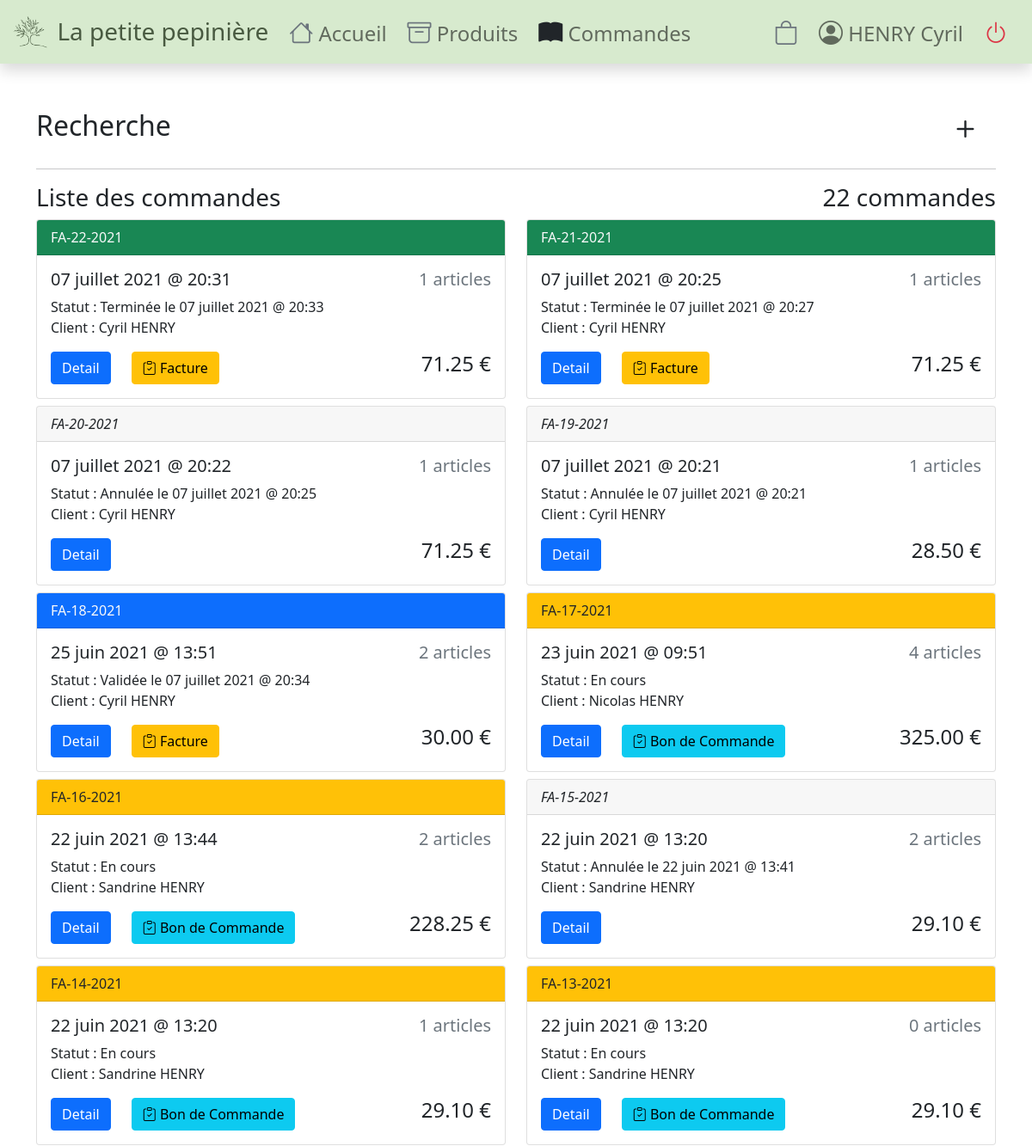
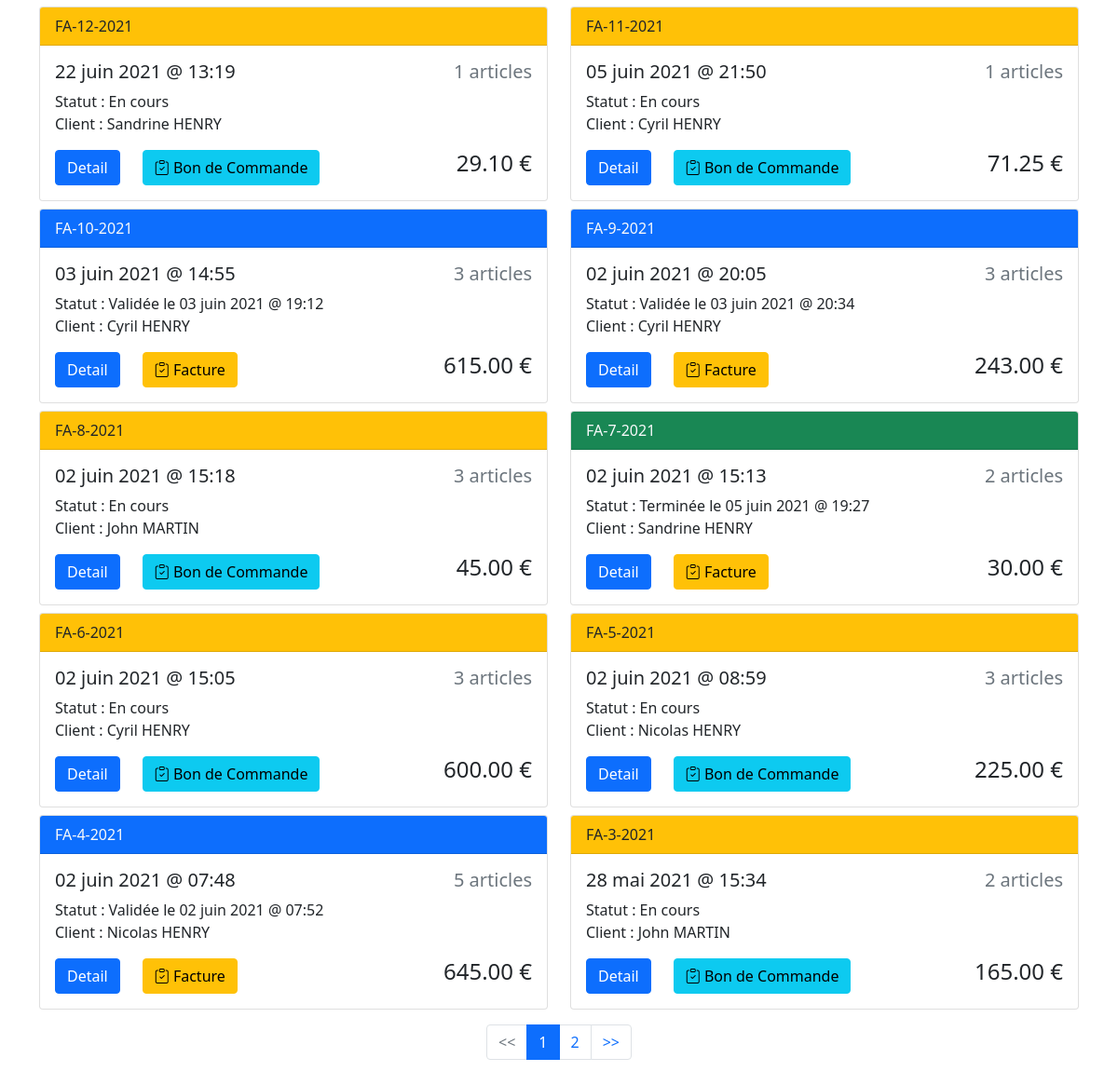
The app's page /order/ (signed in), older data (2 pictures, top to bottom).
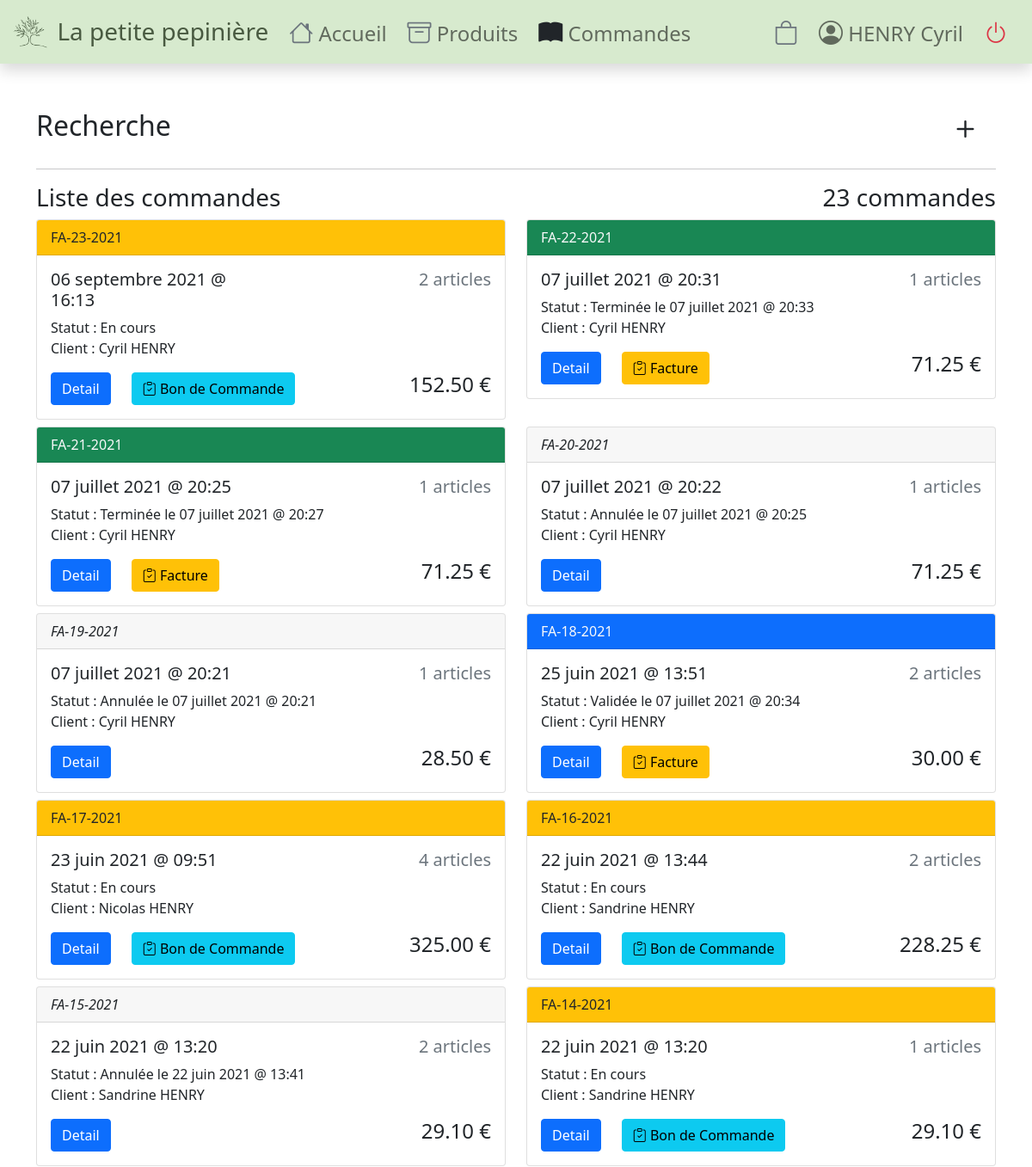
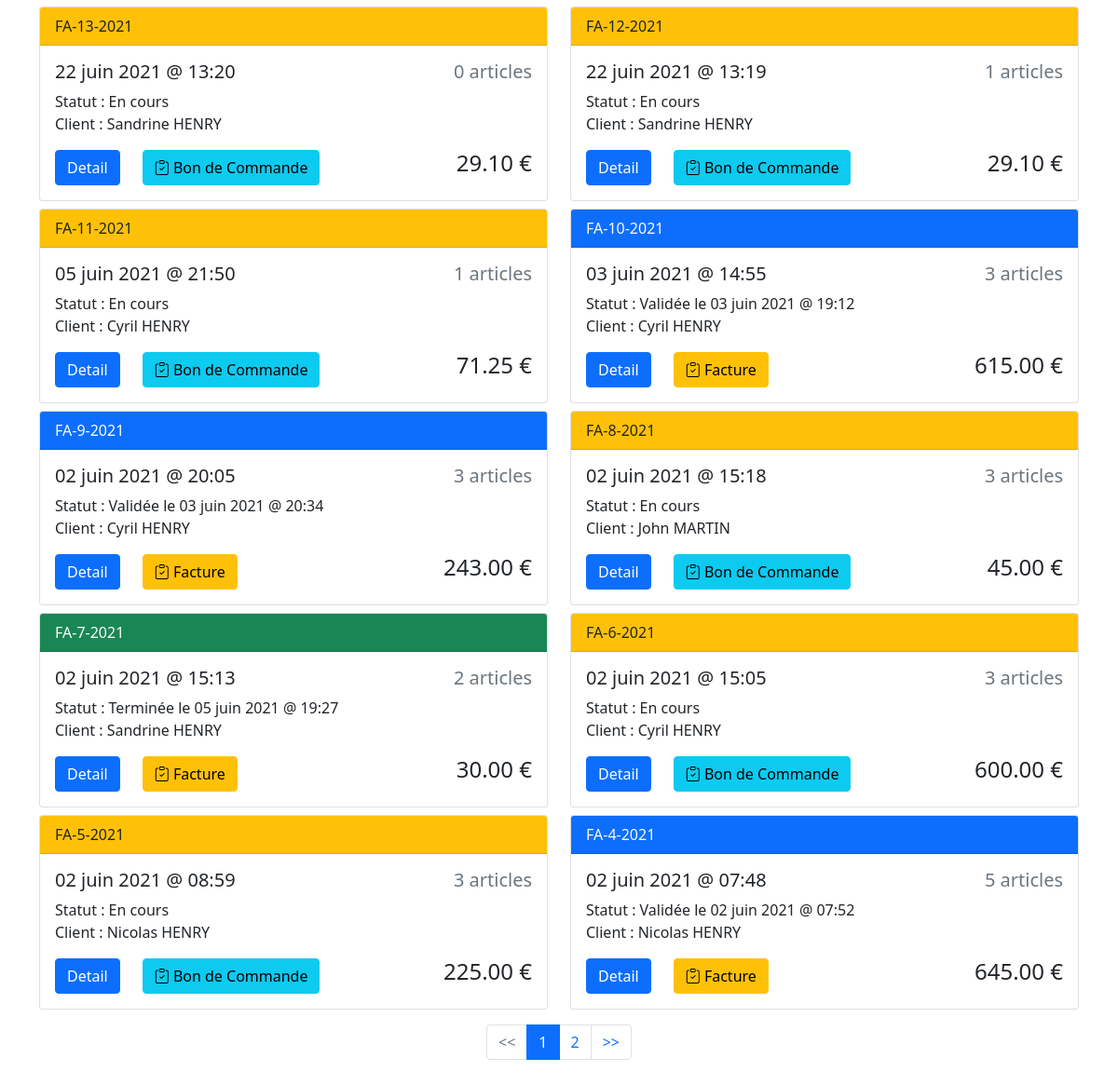
The same page, newer data (2 pictures, top to bottom).
### order/models.py (models this page shows, shortened)
class Commande(models.Model):
    objects = models.Manager()
    date = models.DateTimeField(auto_now_add=True)
    client = models.ForeignKey(Client, related_name='commande', on_delete=models.CASCADE)
    remise = models.DecimalField(max_digits=5, decimal_places=2, default=0)
    statut = models.ForeignKey(Statut, related_name='commande', on_delete=models.CASCADE)
    total = models.DecimalField(max_digits=10, decimal_places=2, default=0)
    date_update = models.DateTimeField(auto_now=True)
    tva = models.DecimalField(max_digits=10, decimal_places=2, default=10.00, blank=True)
    frais = models.ForeignKey(Frais, related_name='commande', on_delete=models.SET_NULL, blank=True, null=True)
    fdp = models.DecimalField(max_digits=8, decimal_places=2, default=0)
    def montant_total(self):
        montant_remise = float(self.total) * float(self.remise) / 100
        montant_frais = 0
        if not self.frais is None:
            montant_frais = self.frais.prix
        somme = float(self.total) - float(montant_remise) + float(montant_frais)
        return somme
    def qte_item(self):
        items = Cartdb.objects.filter(commande=self)
        nb_item = len(items)
        return nb_item

class Statut(models.Model):
    nom = models.CharField(max_length=100, db_index=True, null=False, blank=False, default='En cours')

class Client(models.Model):
    objects = models.Manager()
    nom = models.CharField(max_length=250, db_index=True, null=False, blank=False)
    prenom = models.CharField(max_length=250, db_index=True, null=False, blank=False)
    adresse = models.TextField(blank=True)
    cp = models.CharField(max_length=5, blank=True)
    ville = models.CharField(max_length=250, blank=True)
    tel = models.CharField(max_length=20, blank=True)
    mail = models.CharField(max_length=250, blank=False)
    commentaire = models.TextField(blank=True)
    remise = models.DecimalField(max_digits=5, decimal_places=2, default=0, blank=True)
    user = models.ForeignKey(User, related_name='client', on_delete=models.SET_NULL, blank=True, null=True)

class Frais(models.Model):
    objects = models.Manager()
    nom = models.CharField(max_length=250, db_index=True, null=False, blank=False)
    prix = models.DecimalField(max_digits=10, decimal_places=2, null=False)
    tva = models.DecimalField(max_digits=10, decimal_places=2, default=20.00)

### order/views.py (the view, shortened to what this page needs)
# urls.py: path('', views.order_list, name='order_list'),
@login_required
def order_list(request, date_before=None, date_after=None, statut_request=None, client_request=None):
    date_before = request.POST.get('date_before')
    date_after = request.POST.get('date_after')
    client_request = request.POST.get('client_request')
    statut_request = request.POST.get('statut')
    variete_request = request.POST.get('variete')
    varietes_list = []
    all_orders = Commande.objects.all()
    for all_order in all_orders:
        items = Cartdb.objects.filter(commande=all_order)
        for item in items:
            if item.produit.variete not in varietes_list:
                varietes_list.append(item.produit.variete)
    varietes_list = sorted(varietes_list, key=lambda x: x.nom)
    if statut_request and statut_request != "All":
        statut_cmd = get_object_or_404(Statut, id=statut_request)
        orders_obj = Commande.objects.filter(statut=statut_cmd).order_by('-date')
        statut_request = int(statut_request)
    else:
        orders_obj = Commande.objects.filter(statut__isnull=False).order_by('-date')
    clients = Client.objects.all()
    statuts = Statut.objects.all()
    client_cmd = None
    statut_cmd = None
    commandes_list = []
    if date_after:
        orders_obj = orders_obj.filter(date__gte=datetime.strptime(date_after, '%Y-%m-%d'))
    if date_before:
        orders_obj = orders_obj.filter(date__lte=datetime.strptime(date_before, '%Y-%m-%d'))
    if client_request:
        client_cmd = get_object_or_404(Client, id=client_request)
        orders_obj = orders_obj.filter(client=client_cmd)
    orders_list = []
    for x in orders_obj:
        orders_list.append(x)
    if len(commandes_list) > 0:
        nouveau = set(orders_list).intersection(commandes_list)
        orders_list_objects = list(nouveau)
    else:
        orders_list_objects = orders_list
    paginator = Paginator(orders_list_objects, 20)
    page = request.GET.get('page')
    try:
        orders = paginator.page(page)
    except PageNotAnInteger:
        orders = paginator.page(1)
    except EmptyPage:
        orders = paginator.page(paginator.num_pages)
    context = {'client_cmd': client_cmd,
               'clients': clients,
               'orders': orders,
               'orders_list': orders_list_objects,
               'date_after': date_after,
               'date_before': date_before,
               'statut_cmd': statut_cmd,
               'statut_request': statut_request,
               'statuts': statuts,
               'varietes_list': varietes_list,
               'variete_request': variete_request,
               'paginate': True
               }
    return render(request, 'order/list.html', context)

### pepiniere/templates/order/list.html (shortened to what this page needs)
{% extends 'onlineshop/base.html' %}
{% load static %}
{% block content %}
{% include 'order/search.html' %}
<div class="nav justify-content-between align-center">
<div class="h3">Liste des commandes</div>
<div class="h3" id="qty-find-order">{{ orders_list|length }} commandes</div>
</div>
<div class="row mb-2">
    {% for order in orders %}
        <div class="col-sm-6">
            <div class="card">
                {% if order.statut.nom == "Annulée" %}
                <div class="card-header fst-italic">FA-{{ order.id }}-{{ order.date|date:'Y' }}</div>
                {% elif order.statut.nom == "Terminée" %}
                <div class="card-header bg-success text-light">FA-{{ order.id }}-{{ order.date|date:'Y' }}</div>
                {% elif order.statut.nom == "Validée" %}
                <div class="card-header bg-primary text-light">FA-{{ order.id }}-{{ order.date|date:'Y' }}</div>
                {% else %}
                <div class="card-header bg-warning">FA-{{ order.id }}-{{ order.date|date:'Y' }}</div>
                {% endif %}
                <div class="card-body">
                    <div class="row align-middle">
                        <h5 class="col-md-6">{{ order.date|date:'d F Y @ H:i' }}</h5>
                        <h5 class="col-md-6 text-end h5 text-secondary">{{ order.qte_item }} articles</h5>
                    </div>
                    <p class="card-text">Statut : {{ order.statut.nom }}{% if order.statut.nom != "En cours" %} le {{ order.date_update|date:'d F Y @ H:i' }} {% endif %}<br/>Client : {{ order.client.prenom }} {{ order.client.nom }}</p>
                    <div class="row align-middle">
                        <div class="col-md-auto"><a href="{% url 'order:order_detail' order.id %}" class="btn btn-primary">Detail</a></div>
                        {% if order.statut.nom == "En cours" %}
                        <div class="col-md-auto"><a target="_blank" href="{% url 'order:order_print' order.id %}?download=1&mode=2" class="btn btn-info"><i class="bi bi-clipboard-check"></i> Bon de Commande</a></div>
                        {% endif %}
                        {% if order.statut.nom == "Terminée" or order.statut.nom == "Validée"%}
                        <div class="col-md-auto"><a target="_blank" href="{% url 'order:order_print' order.id %}?download=1&mode=1" class="btn btn-warning"><i class="bi bi-clipboard-check"></i> Facture</a></div>
                        {% endif %}
                        <div class="col md-4 text-end h4">{{ order.montant_total|floatformat:"2" }} €</div>
                    </div>
                </div>
            </div>
        </div>
        {% if forloop.counter|divisibleby:2 %}</div><div class="row mb-2">{% endif %}
    {% endfor %}
</div>
{% if paginate %}
<nav aria-label="...">
<ul class="pagination justify-content-center">
    {% if orders.has_previous %}
        <li class="page-item"><a class="page-link" href="?page={{ orders.previous_page_number }}{{ getvars }}"><<</a></li>
    {% else %}
        <li class="page-item disabled"><a class="page-link" href="#"><<</a></li>
    {% endif %}
    {% for i in orders.paginator.page_range %}
        {% if orders.number == i %}
            <li class="page-item active"><span class="page-link" href="#">{{ i }}</span></li>
        {% elif i > orders.number|add:'-5' and i < orders.number|add:'10' %}
            <li class="page-item"><a class="page-link" href="?page={{ i }}{{ getvars }}">{{ i }}</a></li>
        {% endif %}
    {% endfor %}
    {% if orders.has_next %}
        <li class="page-item"><a class="page-link" href="?page={{ orders.next_page_number }}{{ getvars }}">>></a></li>
    {% else %}
        <li class="page-item disabled"><a class="page-link" href="#">>></a></li>
    {% endif %}
</ul>
</nav>
{% endif %}
{% endblock %}

Row changes from the older to the newer data that the page shows:
no longer on this page (row unchanged): Commande: id "3", date "2021", date "28 mai 2021 @ 15:34", qte_item "2", statut.nom "En cours", client.prenom "John", client.nom "MARTIN", shows "Bon de Commande", montant_total "165.00"
added Commande: id "23", date "2021", date "06 septembre 2021 @ 16:13", qte_item "2", statut.nom "En cours", client.prenom "Cyril", client.nom "HENRY", shows "Bon de Commande", montant_total "152.50"
Text that changed along with them:
{{ orders_list|length }}: "22" → "23"
